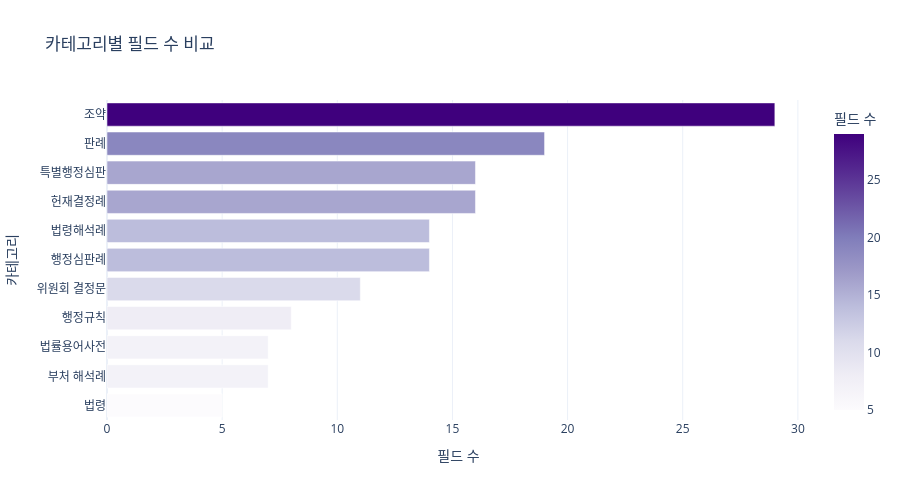

This figure's notebook cell:
### Code cell
# ── 카테고리별 필드 수 비교 바 차트 ──────────────────────
df_field_counts = pd.DataFrame([
    {"category_label": s["label"], "field_count": s["field_count"]}
    for s in schema_results.values()
]).sort_values("field_count", ascending=True)

fig = px.bar(
    df_field_counts,
    x="field_count",
    y="category_label",
    orientation="h",
    title="카테고리별 필드 수 비교",
    labels={"field_count": "필드 수", "category_label": "카테고리"},
    color="field_count",
    color_continuous_scale="Purples",
)
fig.update_layout(height=500, showlegend=False)
fig.show()

### Figure 1 — Plotly figure (JSON) as saved in the notebook; plotly's stock layout.template omitted (floating-point values rounded to 4 significant figures)
{"data": [{"hovertemplate": "필드 수=%{marker.color}<br>카테고리=%{y}<extra></extra>", "legendgroup": "", "marker": {"color": [5, 7, 7, 8, 11, 14, 14, 16, 16, 19, 29], "coloraxis": "coloraxis", "pattern": {"shape": ""}}, "name": "", "orientation": "h", "showlegend": false, "textposition": "auto", "type": "bar", "x": [5, 7, 7, 8, 11, 14, 14, 16, 16, 19, 29], "xaxis": "x", "y": ["법령", "부처 해석례", "법률용어사전", "행정규칙", "위원회 결정문", "행정심판례", "법령해석례", "헌재결정례", "특별행정심판", "판례", "조약"], "yaxis": "y"}], "layout": {"barmode": "relative", "coloraxis": {"colorbar": {"title": {"text": "필드 수"}}, "colorscale": [[0, "rgb(252,251,253)"], [0.125, "rgb(239,237,245)"], [0.25, "rgb(218,218,235)"], [0.375, "rgb(188,189,220)"], [0.5, "rgb(158,154,200)"], [0.625, "rgb(128,125,186)"], [0.75, "rgb(106,81,163)"], [0.875, "rgb(84,39,143)"], [1, "rgb(63,0,125)"]]}, "height": 500, "legend": {"tracegroupgap": 0}, "showlegend": false, "title": {"text": "카테고리별 필드 수 비교"}, "xaxis": {"anchor": "y", "domain": [0, 1], "title": {"text": "필드 수"}}, "yaxis": {"anchor": "x", "domain": [0, 1], "title": {"text": "카테고리"}}}}
